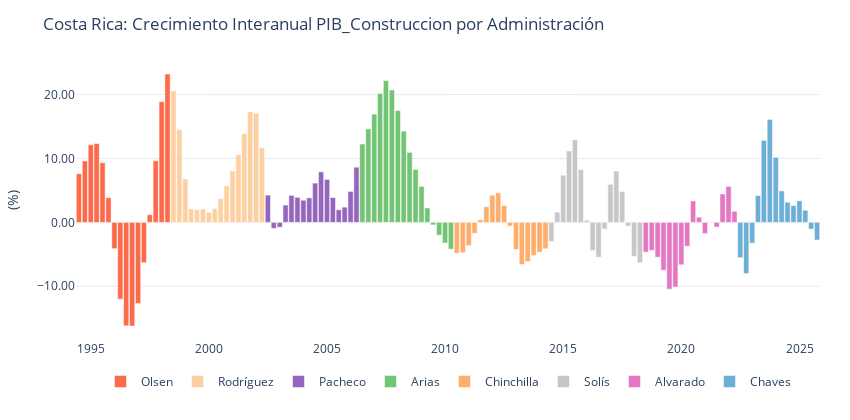

Notebook code for this chart:
### Markdown cell above
### <font color = 'red'> 2.1.2 PIB POR ACTIVIDAD ECONÓMICA

### Code cell
df = year_on_year_changes(ob_pibv.oferta.get_industrias(), q = 4)
df.columns = df.columns.str.replace('_TC', '')
df.info()
print('\n')
col = 'PIB_Construccion'
statistic = 'mean'

pib = df[[col]]
pib = tag_politics(pib)
pib = pib[pib['Label'] != 'Calderón']

stats_by_admin = compute_basic_statistics(pib, value_col=col, groupby_col='Label')
stats_by_admin = stats_by_admin.sort_values(by = statistic, ascending = False).round(2)

fig_pib_label = plot_timeseries_bars(
    df=pib,
    start = '1994-06-30',
    y_col=col,
    category_col="Label",
    title=f"Costa Rica: Crecimiento Interanual {col} por Administración",
    x_title="",
    y_title="(%)",
    y_round=2,
    y_suffix="",
    width=850,
    height=420,
    zero_line=False,
    showlegend=True,
    colors=presidential_colors,
    template='plotly_white',
    show_y_grid=True
)

fig_pib_label.show()

display(stats_by_admin[[statistic]].transpose())
